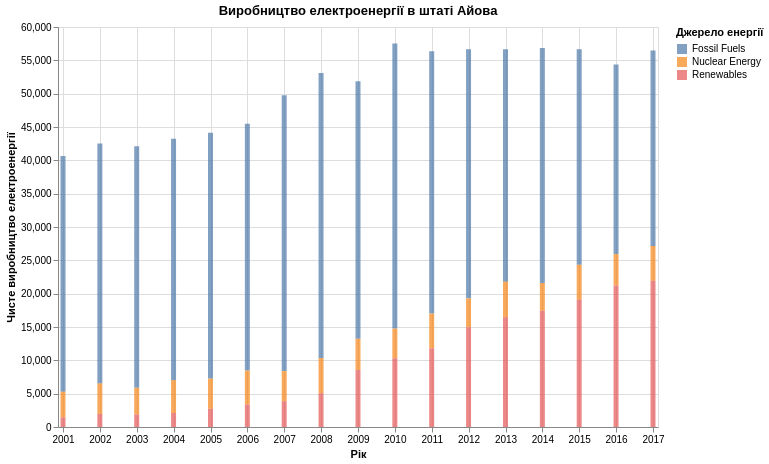

Write notebook code for a chart like this one.
### Markdown cell above
2. Створіть багатошарову діаграму на основі даних про виробництво
електроенергії в штаті Айова (data.iowa_electricity()) за допомогою
бібліотеки Altair . Вісь x представляє роки, вісь y відображає чисте
виробництво електроенергії (net_generation), а кожен шар діаграми
позначає різні джерела енергії (source). Встановіть прозорість (opacity)
для стовпців на рівні 0.7.

### Code cell
import altair as alt
from vega_datasets import data

df_iowa = data.iowa_electricity()

chart2 = alt.Chart(df_iowa).mark_bar(opacity=0.7).encode(
    x=alt.X('year:T', title='Рік'),
    y=alt.Y('net_generation:Q', title='Чисте виробництво електроенергії'),
    color=alt.Color('source:N', title='Джерело енергії')
).properties(title='Виробництво електроенергії в штаті Айова', width=600, height=400)

chart2.display()

### Figure 1 — Vega-Lite specification as saved in the notebook (floating-point values rounded to 4 significant figures)
{"config": {"view": {"continuousWidth": 300, "continuousHeight": 300}}, "data": {"name": "data-7fb5cba8489b31900f8ac51a35bf2f48"}, "mark": {"type": "bar", "opacity": 0.7}, "encoding": {"color": {"field": "source", "title": "Джерело енергії", "type": "nominal"}, "x": {"field": "year", "title": "Рік", "type": "temporal"}, "y": {"field": "net_generation", "title": "Чисте виробництво електроенергії", "type": "quantitative"}}, "height": 400, "title": "Виробництво електроенергії в штаті Айова", "width": 600, "$schema": "https://vega.github.io/schema/vega-lite/v5.20.1.json", "datasets": {"data-7fb5cba8489b31900f8ac51a35bf2f48": [{"year": "2001-01-01T00:00:00", "source": "Fossil Fuels", "net_generation": 35361}, {"year": "2002-01-01T00:00:00", "source": "Fossil Fuels", "net_generation": 35991}, {"year": "2003-01-01T00:00:00", "source": "Fossil Fuels", "net_generation": 36234}, {"year": "2004-01-01T00:00:00", "source": "Fossil Fuels", "net_generation": 36205}, {"year": "2005-01-01T00:00:00", "source": "Fossil Fuels", "net_generation": 36883}, {"year": "2006-01-01T00:00:00", "source": "Fossil Fuels", "net_generation": 37014}, {"year": "2007-01-01T00:00:00", "source": "Fossil Fuels", "net_generation": 41389}, {"year": "2008-01-01T00:00:00", "source": "Fossil Fuels", "net_generation": 42734}, {"year": "2009-01-01T00:00:00", "source": "Fossil Fuels", "net_generation": 38620}, {"year": "2010-01-01T00:00:00", "source": "Fossil Fuels", "net_generation": 42750}, {"year": "2011-01-01T00:00:00", "source": "Fossil Fuels", "net_generation": 39361}, {"year": "2012-01-01T00:00:00", "source": "Fossil Fuels", "net_generation": 37379}, {"year": "2013-01-01T00:00:00", "source": "Fossil Fuels", "net_generation": 34873}, {"year": "2014-01-01T00:00:00", "source": "Fossil Fuels", "net_generation": 35250}, {"year": "2015-01-01T00:00:00", "source": "Fossil Fuels", "net_generation": 32319}, {"year": "2016-01-01T00:00:00", "source": "Fossil Fuels", "net_generation": 28437}, {"year": "2017-01-01T00:00:00", "source": "Fossil Fuels", "net_generation": 29329}, {"year": "2001-01-01T00:00:00", "source": "Nuclear Energy", "net_generation": 3853}, {"year": "2002-01-01T00:00:00", "source": "Nuclear Energy", "net_generation": 4574}, {"year": "2003-01-01T00:00:00", "source": "Nuclear Energy", "net_generation": 3988}, {"year": "2004-01-01T00:00:00", "source": "Nuclear Energy", "net_generation": 4929}, {"year": "2005-01-01T00:00:00", "source": "Nuclear Energy", "net_generation": 4538}, {"year": "2006-01-01T00:00:00", "source": "Nuclear Energy", "net_generation": 5095}, {"year": "2007-01-01T00:00:00", "source": "Nuclear Energy", "net_generation": 4519}, {"year": "2008-01-01T00:00:00", "source": "Nuclear Energy", "net_generation": 5282}, {"year": "2009-01-01T00:00:00", "source": "Nuclear Energy", "net_generation": 4679}, {"year": "2010-01-01T00:00:00", "source": "Nuclear Energy", "net_generation": 4451}, {"year": "2011-01-01T00:00:00", "source": "Nuclear Energy", "net_generation": 5215}, {"year": "2012-01-01T00:00:00", "source": "Nuclear Energy", "net_generation": 4347}, {"year": "2013-01-01T00:00:00", "source": "Nuclear Energy", "net_generation": 5321}, {"year": "2014-01-01T00:00:00", "source": "Nuclear Energy", "net_generation": 4152}, {"year": "2015-01-01T00:00:00", "source": "Nuclear Energy", "net_generation": 5243}, {"year": "2016-01-01T00:00:00", "source": "Nuclear Energy", "net_generation": 4703}, {"year": "2017-01-01T00:00:00", "source": "Nuclear Energy", "net_generation": 5214}, {"year": "2001-01-01T00:00:00", "source": "Renewables", "net_generation": 1437}, {"year": "2002-01-01T00:00:00", "source": "Renewables", "net_generation": 1963}, {"year": "2003-01-01T00:00:00", "source": "Renewables", "net_generation": 1885}, {"year": "2004-01-01T00:00:00", "source": "Renewables", "net_generation": 2102}, {"year": "2005-01-01T00:00:00", "source": "Renewables", "net_generation": 2724}, {"year": "2006-01-01T00:00:00", "source": "Renewables", "net_generation": 3364}, {"year": "2007-01-01T00:00:00", "source": "Renewables", "net_generation": 3870}, {"year": "2008-01-01T00:00:00", "source": "Renewables", "net_generation": 5070}, {"year": "2009-01-01T00:00:00", "source": "Renewables", "net_generation": 8560}, {"year": "2010-01-01T00:00:00", "source": "Renewables", "net_generation": 10308}, {"year": "2011-01-01T00:00:00", "source": "Renewables", "net_generation": 11795}, {"year": "2012-01-01T00:00:00", "source": "Renewables", "net_generation": 14949}, {"year": "2013-01-01T00:00:00", "source": "Renewables", "net_generation": 16476}, {"year": "2014-01-01T00:00:00", "source": "Renewables", "net_generation": 17452}, {"year": "2015-01-01T00:00:00", "source": "Renewables", "net_generation": 19091}, {"year": "2016-01-01T00:00:00", "source": "Renewables", "net_generation": 21241}, {"year": "2017-01-01T00:00:00", "source": "Renewables", "net_generation": 21933}]}}
